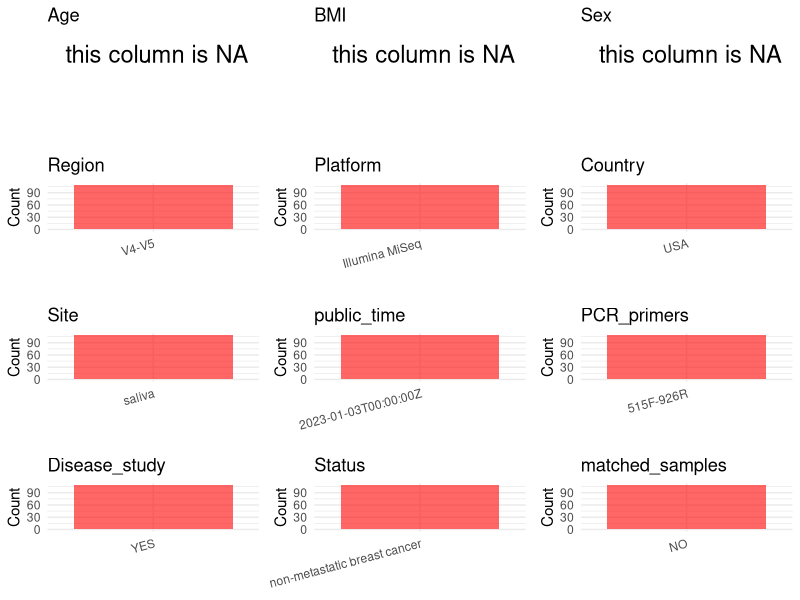

This chart was generated by the following R code: (Note: this script raises an error after producing the figure.)
## ---- chunk 1
library(tidyverse)
library(ggplot2)
library(cowplot)

setwd("C:/Users/zyc/Desktop/oral_project/data/projects/PRJEB51689")
initial_meta <- read.csv("SraRunTable.csv", header = TRUE) 
head(initial_meta)
## ---- chunk 2
metadata <- data.frame(
  BioProject = initial_meta$BioProject,
  Run = initial_meta$Run,
  sample_name = initial_meta$Sample_name,
  Age = NA,
  BMI = NA,
  Sex = NA,
  Platform = initial_meta$Instrument,
  # Country = initial_meta$geo_loc_name_country,
  # Site = initial_meta$isolation_source,
  public_time = initial_meta$ReleaseDate,
  stringsAsFactors = FALSE
)
## ---- chunk 3
 # metadata <- metadata %>%
 #  mutate(Sex = recode(Sex, "female" = "F", "male" = "M"))
# metadata <-metadata%>%
#   mutate(Status = case_when(Site == "mucous" ~ "OSCC",
#                             Site == "dental plaque" ~ "OSCC",
#                             Site == "tumor" ~ "OSCC",
#                             TRUE ~ NA))

## ---- chunk 4
metadata$Status <- "non-metastatic breast cancer"
metadata$Site <- "saliva"
metadata$Country <- "USA"
metadata$matched_samples <- "NO"
metadata$Region <- "V4-V5"
metadata$title <- "Chemotherapy-associated oral microbiome changes in breast cancer patients"
metadata$Disease_study <- "YES"
metadata$PCR_primers <- "515F-926R"
head(metadata)
## ---- chunk 5
print(paste("Number of unique runs:", length(unique(metadata$Run))))
print(paste("Number of unique sample names:", length(unique(metadata$sample_name))))
## ---- chunk 6
plot_data <- metadata %>%
  select(-BioProject, -Run, -sample_name, -title)

# Function to create simple plots for each column
create_simple_plots <- function(data) {
  plots <- list()

  for (col in colnames(data)) {
    # Check if the column is all NA
    if (all(is.na(data[[col]]))) {
      # Create an empty plot with text indicating all NA
      p <- ggplot() +
        annotate("text", x = 0.5, y = 0.5, label = "this column is NA", size = 6) +
        labs(title = col) +
        theme_void()
    } else if (is.numeric(data[[col]])) {
      # Numeric variable: histogram
      p <- ggplot(data, aes(x = .data[[col]])) +
        geom_histogram(fill = "blue", alpha = 0.6, bins = 20, na.rm = T) +
        labs(title = col) +
        theme_minimal()
    } else {
      # Categorical variable: bar plot (remove NA values)
      count_data <- as.data.frame(table(data[[col]], useNA = "ifany"))
      p <- ggplot(count_data, aes(x = reorder(Var1, -Freq), y = Freq)) +
        geom_col(fill = "red", alpha = 0.6) +
        labs(title = col, x = NULL, y = "Count") +
        theme_minimal() +
        theme(axis.text.x = element_text(angle = 15, hjust = 1))
    }
    plots[[col]] <- p
  }

  return(plots)
}


plots <- create_simple_plots(plot_data)
p<-plot_grid(plots$Age,
          plots$BMI,
          plots$Sex,
          plots$Region,
          plots$Platform,
          plots$Country,
          plots$Site,
          plots$public_time,
          plots$PCR_primers,
          plots$Disease_study,
          plots$Status,
          plots$matched_samples,# add
          ncol = 3, align = "hv", axis = "lb")
ggsave("Metadata_Summary.png", plot = p, width = 8, height = 6, dpi = 150)


## ---- chunk 7
knitr::include_graphics("Metadata_Summary.png")
## ---- chunk 8
metadata <- metadata[, c(
  "BioProject", "Run", "sample_name", "Age", "BMI", "Sex",
  "Region", "Platform", "Country", "Site", "public_time",
  "PCR_primers", "title", "Disease_study", "Status","matched_samples"
)]



write.csv(metadata, file = "metadata.csv", quote = FALSE)

## ---- chunk 9
# Extract columns from initial_meta as follows: (1) No modification needed → extract directly. (2) Modification needed → create a new column with the prefix raw_ and mark the original column as “pending”. (3) Need to find or determine based on the article.
metadata <- data.frame(
  bioproject = initial_meta$BioProject,
  sample_id = initial_meta$Run,
  subject_id = initial_meta$Sample_name,
  age = initial_meta$Age,
  age_info = NA,
  bmi = NA,
  raw_sex = NA, # if need modify, then create a column start with 'raw_'
  sex = "pending", # and mark as "pending"
  sequencing_region = 'V4-V5',
  platform = "Illumina MiSeq", # extract from methods section, NOT initial_meta
  country = initial_meta$geo_loc_name_country,
  raw_site = initial_meta$env_medium,
  site = "pending",
  site_group = "pending", # modify later
  public_time = initial_meta$ReleaseDate,
  pcr_primers = "515F-926R", # Format: xxF-xxR
  title = "Chemotherapy-associated oral microbiome changes in breast cancer patients,YES,non-metastatic breast cancer", # extract from article
  disease_study = "yes", # determine according to the article
  status = 'HC', 
  matched_samples = "pending", # modify later
  is_time_series = "yes", # determine according to the article
  stringsAsFactors = FALSE
)
metadata$public_time <- as.Date(metadata$public_time)
## ---- chunk 10
# (1) Handle the columns with the `raw_` prefix.
# In this part, you need to customize the code based on the situation of the raw_ columns to obtain the content of the target columns. IMPORTANT: Add comments if the modification is not straightforward!!
metadata <- metadata$ # According to the 'family_relationship' column of initial_meta, 47 was matched to father; 48 were mother.
metadata$site <- metadata$raw_site
## ---- chunk 11
# (2) Filling the 'site_group' and 'matched_samples' columns
# editing site_group
unique(metadata$site)
# EDIT HERE: add oral sites
Oral_site = c("Supragingival")
# EDIT HERE: add gut sites
Gut_site = c("none")
# just run
metadata <- metadata %>%
  mutate(site_group = case_when(
    site %in% Oral_site ~ "oral",
    site %in% Gut_site ~ "gut",
    TRUE ~ "other" 
  ))

# editing matched_samples, just run.
metadata$matched_samples <- ifelse(
  ave(metadata$subject_id, metadata$subject_id, FUN = length) > 1, 
  "yes", 
  "no"
)
## ---- chunk 12
# (3) check if there is pending value in metadata. If there is pending value, go on modify the metadata.
# Function to check if a column contains "pending"
has_pending <- function(col) {
  if (is.character(col) || is.factor(col)) {
    any(col == "pending", na.rm = TRUE)
  } else {
    FALSE
  }
}

# Check for any pending value
any_pending_value <- any(sapply(metadata, has_pending))

if (!any_pending_value) {
  message("Good! No cell contains the value 'pending'.")
} else {
  pending_cols <- names(metadata)[sapply(metadata, has_pending)]
  message("Columns containing 'pending': ", paste(pending_cols, collapse = ", "))
  message("Please continue to resolve these pending columns!")
}
## ---- chunk 13
# Select columns for visualization, just run
plot_data <- metadata %>%
  select(-bioproject, -sample_id, -subject_id, -title)

create_simple_plots <- function(data) {
  plots <- list()
  continuous_vars <- c("age", "bmi")

  for (col in colnames(data)) {
    if (all(is.na(data[[col]]))) {
      p <- ggplot() +
        annotate("text", x = 0.5, y = 0.5, label = "this column is NA", size = 6) +
        labs(title = col) +
        theme_void()
    } else if (col %in% continuous_vars && is.numeric(data[[col]])) {
      p <- ggplot(data, aes(x = .data[[col]])) +
        geom_histogram(fill = "blue", alpha = 0.6, bins = 20, na.rm = TRUE) +
        labs(title = col, x = col, y = "Count") +
        theme_minimal()
    } else {
      count_data <- as.data.frame(table(data[[col]], useNA = "ifany"))
      p <- ggplot(count_data, aes(x = reorder(Var1, -Freq), y = Freq)) +
        geom_col(fill = "red", alpha = 0.6) +
        labs(title = col, x = NULL, y = "Count") +
        theme_minimal() +
        theme(axis.text.x = element_text(angle = 15, hjust = 1))
    }
    plots[[col]] <- p
  }

  return(plots)
}

# Generate and arrange plots
plots <- create_simple_plots(plot_data)
p <- plot_grid(plots$age,
               plots$age_info,
               plots$bmi,
               plots$sex,
               plots$site,
               plots$site_group,
               plots$sequencing_region,
               plots$platform,
               plots$country,
               # plots$pcr_primers,
               plots$status,
               plots$matched_samples,
               ncol = 3, align = "hv", axis = "lb")
ggsave("Metadata_Summary.png", plot = p, width = 8, height = 6, dpi = 150)
## ---- chunk 14
# Insert Metadata_Summary.png into the current Rmd output
knitr::include_graphics("Metadata_Summary.png")
## ---- chunk 15
# Reorder the data frame
fixed_cols <- c("bioproject", "sample_id", "subject_id", "age", "age_info",
                "bmi", "sex", "platform", "sequencing_region", "pcr_primers", 
                "country", "site", "site_group", "disease_study", "status", 
                "title", "public_time", "matched_samples", "is_time_series")  
metadata <- metadata %>%
  select(all_of(fixed_cols), everything())

# save metadata 
# head(metadata)
write.csv(metadata, file = "metadata_v2.csv", quote = TRUE)
